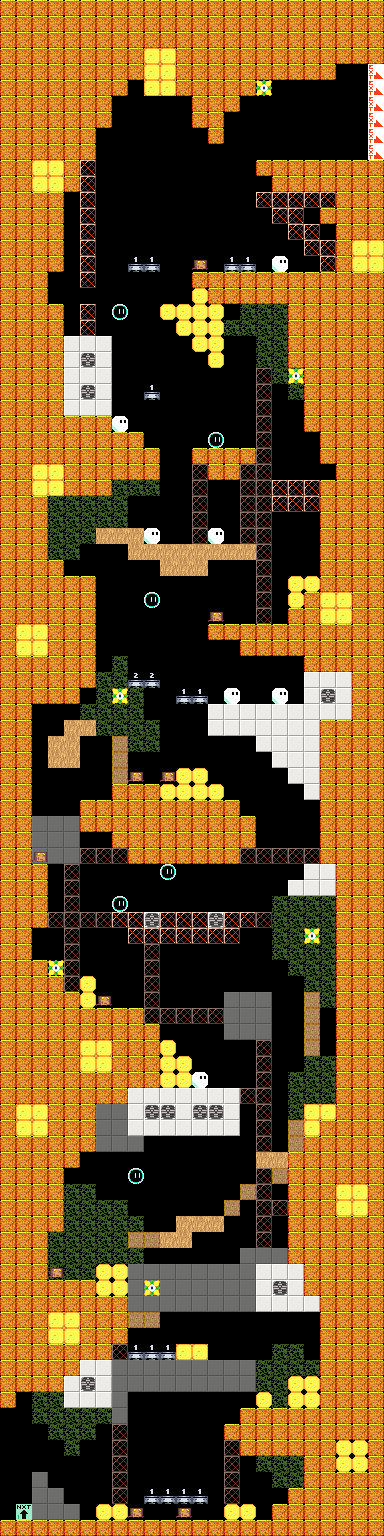

The image is a tile-based game level rendered from a .tmx file. Its description and source (layers, tilesets, objects; grid data summarised) follow:
An orthogonal 24x96 tile map with 16x16 px tiles, 2 tile layers (Terrain, Object), 2 tilesets.

<map version="1.2" tiledversion="1.2.1" orientation="orthogonal" renderorder="right-down" width="24" height="96" tilewidth="16" tileheight="16" infinite="0" nextlayerid="3" nextobjectid="1">
 <tileset firstgid="1" source="../TerrainSample.tsx" />
 <tileset firstgid="65" source="../EnemyTile.tsx" />
 <layer id="1" name="Terrain" width="24" height="96">
  <data>[2304 cells, 1539 non-empty, 15 distinct tile ids]</data>
 </layer>
 <layer id="2" name="Object" width="24" height="96">
  <data>[2304 cells, 28 non-empty, 4 distinct tile ids]</data>
 </layer>
</map>
